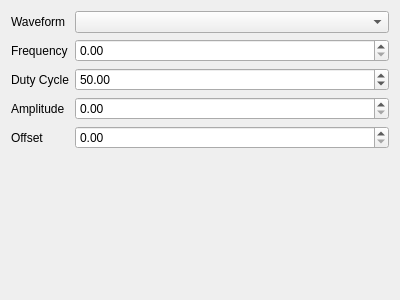
<?xml version="1.0" encoding="UTF-8"?>
<ui version="4.0">
 <class>Form</class>
 <widget class="QWidget" name="Form">
  <property name="geometry">
   <rect>
    <x>0</x>
    <y>0</y>
    <width>400</width>
    <height>300</height>
   </rect>
  </property>
  <property name="windowTitle">
   <string>Form</string>
  </property>
  <layout class="QFormLayout" name="formLayout">
   <item row="0" column="0">
    <widget class="QLabel" name="WaveformLabel">
     <property name="text">
      <string>Waveform</string>
     </property>
    </widget>
   </item>
   <item row="1" column="0">
    <widget class="QLabel" name="FrequencyLabel">
     <property name="text">
      <string>Frequency</string>
     </property>
    </widget>
   </item>
   <item row="0" column="1">
    <widget class="QComboBox" name="WaveformSelector"/>
   </item>
   <item row="2" column="0">
    <widget class="QLabel" name="DutyCycleLabel">
     <property name="text">
      <string>Duty Cycle</string>
     </property>
    </widget>
   </item>
   <item row="1" column="1">
    <widget class="QDoubleSpinBox" name="FrequencySpinbox"/>
   </item>
   <item row="2" column="1">
    <widget class="QDoubleSpinBox" name="DutyCycleSpinbox">
     <property name="keyboardTracking">
      <bool>true</bool>
     </property>
     <property name="maximum">
      <double>100.000000000000000</double>
     </property>
     <property name="value">
      <double>50.000000000000000</double>
     </property>
    </widget>
   </item>
   <item row="3" column="0">
    <widget class="QLabel" name="AmplitudeLabel">
     <property name="text">
      <string>Amplitude</string>
     </property>
    </widget>
   </item>
   <item row="4" column="0">
    <widget class="QLabel" name="OffsetLabel">
     <property name="text">
      <string>Offset</string>
     </property>
    </widget>
   </item>
   <item row="3" column="1">
    <widget class="QDoubleSpinBox" name="AmplitudeSpinbox"/>
   </item>
   <item row="4" column="1">
    <widget class="QDoubleSpinBox" name="OffsetSpinbox"/>
   </item>
  </layout>
 </widget>
 <resources/>
 <connections/>
</ui>
